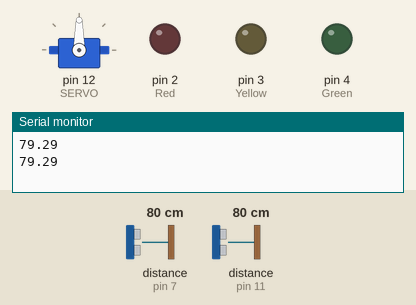
Bench run of a sketch on a simulated Arduino Uno, built with avr-gcc and run on an emulated ATmega328P. Shown: servo, output pins drawn as LEDs (lit = HIGH), the last lines printed to the serial monitor. Inputs (shaded band) come from the test bench; at power-on: distance to the obstacle (sensors on pin 7, pin 11) 80 cm. The echo pulse lasts 58.3 µs per cm; pins used as bus, display or sensor lines are not drawn.

Above: at 1.2 s.
1.3 s: distance to the obstacle (sensor on pin 7) set to 29 cm
3.2 s: distance to the obstacle (sensor on pin 7) set to 23 cm
At 4.9 s:
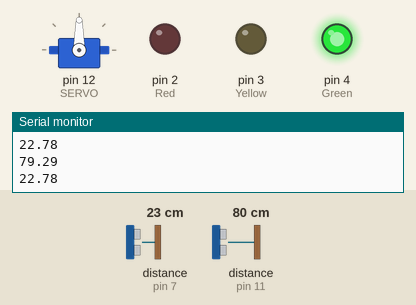
5.5 s: distance to the obstacle (sensor on pin 11) set to 16 cm
7.8 s: distance to the obstacle (sensor on pin 11) set to 13 cm
At 8.9 s:
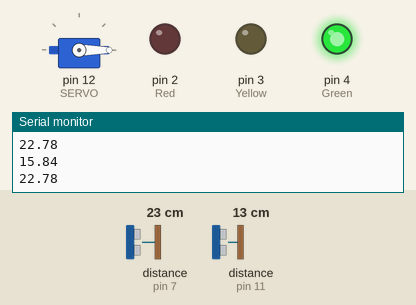
Timing chart, 0 to 10.8 s (numbered marks = the images above; inputs shaded):
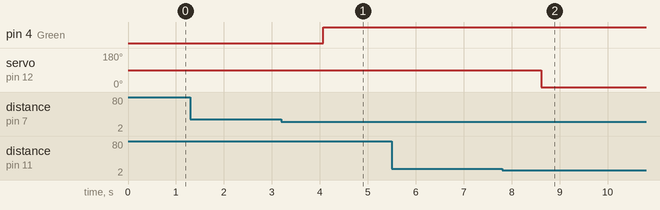

The sketch:

ENGR_FINAL_CODE.ino
```cpp
#include <HCSR04.h>
#include <Servo.h>

const int TRIG_PIN = 10;
const int ECHO_PIN = 11;

const int TRIG2 = 6;
const int ECHO2 = 7;

const int Red = 2;
const int Yellow = 3;
const int Green = 4;

const int SERVO = 12;
UltraSonicDistanceSensor distanceSensor(TRIG_PIN, ECHO_PIN);
UltraSonicDistanceSensor distanceSensor2(TRIG2, ECHO2);

double sensor1;
double sensor2;

Servo myServo;


void setup() {
  pinMode(TRIG_PIN, OUTPUT);
  pinMode(ECHO_PIN, INPUT);
  pinMode(TRIG2, OUTPUT);
  pinMode(ECHO2, INPUT);
  pinMode(Red, OUTPUT);
  pinMode(Yellow, OUTPUT);
  pinMode(Green, OUTPUT);

  myServo.attach(SERVO);

  Serial.begin(9600);
}

void loop() {
  sensor1 = distanceSensor.measureDistanceCm();
  digitalWrite(TRIG_PIN, LOW);
  delayMicroseconds(2);
  digitalWrite(TRIG_PIN, HIGH);
  delayMicroseconds(10);
  digitalWrite(TRIG_PIN, LOW);
  double duration1 = pulseIn(ECHO_PIN, HIGH);
  sensor1 = duration1 * 0.034 / 2;

  delay(500);

 //sensor 1 - entrance
  if (sensor1 < 14)
  {
      myServo.write(-90);
      delay(10000);
  }
  else if (sensor1 > 14)
  {
      myServo.write(90);
  }


  sensor2 = distanceSensor2.measureDistanceCm();
  digitalWrite(TRIG2, LOW);
  delayMicroseconds(2);
  digitalWrite(TRIG2, HIGH);
  delayMicroseconds(10);
  digitalWrite(TRIG2, LOW);
  double duration2 = pulseIn(ECHO2, HIGH);
  sensor2 = duration2 * 0.034 / 2;
  Serial.print(sensor1);
  Serial.print("\n");
  Serial.print(sensor2);
  Serial.print("\n");


  delay(500);

   //sensor 2 - exit
  if (sensor2 < 7)
  {
    digitalWrite(Red, HIGH);
    digitalWrite(Yellow, LOW);
    digitalWrite(Green, LOW);
  }
  else if(sensor2 > 7 && sensor2 < 14)
  {
    digitalWrite(Yellow, HIGH);
    digitalWrite(Red, LOW);
    digitalWrite(Green, LOW);
  }
  else if(sensor2 > 14 && sensor2 < 25)
  {
    digitalWrite(Green, HIGH);
    digitalWrite(Yellow, LOW);
    digitalWrite(Red, LOW);
  }
  else if(sensor2 > 25)
  {
    digitalWrite(Green, LOW);
    digitalWrite(Yellow, LOW);
    digitalWrite(Red, LOW);
  }

}
```

Measured:
- the behaviour switches between 26 and 25 cm on distance to the obstacle (sensor on pin 7) (found by bisection; images 0 and 1)
- the behaviour switches between 15 and 14 cm on distance to the obstacle (sensor on pin 11) (found by bisection; images 1 and 2)
- after the input at 3.2 s, pin 4 (Green): LOW → HIGH after 0.87 s
- after the input at 7.8 s, servo on pin 12 (SERVO): 90° → 0° after 0.82 s
